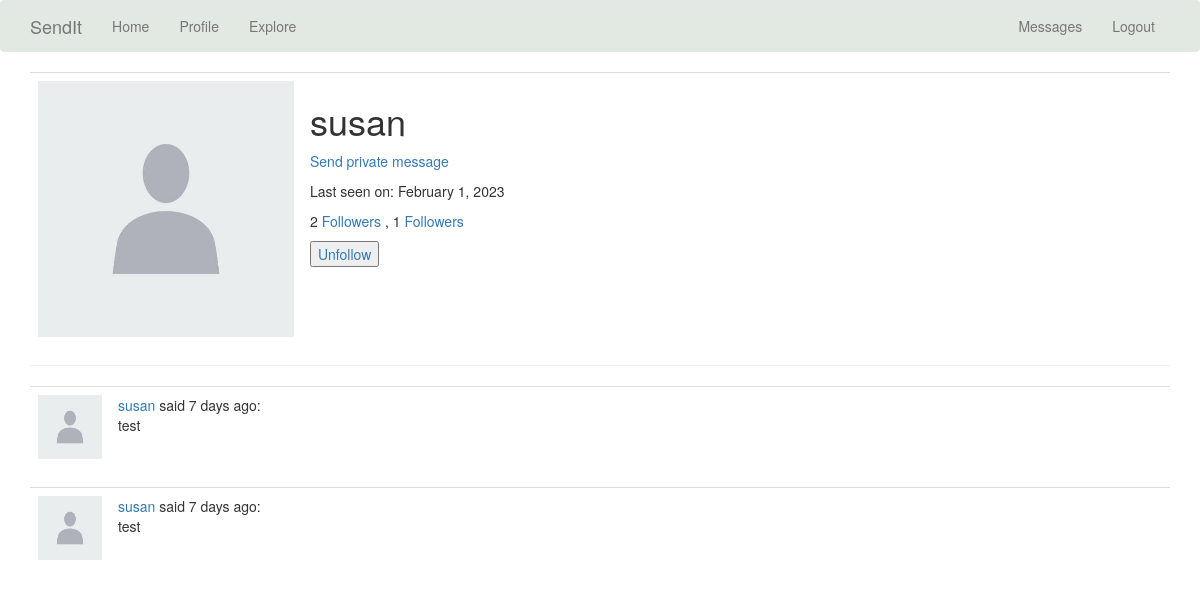
Page /user/susan (signed in) on the committed database.
### app/models.py (models this page shows, shortened)
class User(UserMixin, db.Model):
    id = db.Column(db.Integer, primary_key=True)
    username = db.Column(db.String(64), index=True, unique=True)
    email = db.Column(db.String(120), index=True, unique=True)
    password_hash = db.Column(db.String(128))
    posts = db.relationship('Post', backref='author', lazy='dynamic')
    about_me = db.Column(db.String(140), nullable=True)
    last_seen = db.Column(db.DateTime, default=datetime.utcnow)
    profile_pic = db.Column(db.String(), nullable=True, default = 'default-avatar.jpg')
    def is_following(self, user):
        return self.followed.filter(
            followers.c.followed_id == user.id).count() > 0
    followed = db.relationship(
        'User', secondary=followers,
        primaryjoin=(followers.c.follower_id == id),
        secondaryjoin=(followers.c.followed_id == id),
        backref=db.backref('followers', lazy='dynamic'), lazy='dynamic')
    messages_sent = db.relationship('Message',
                                    foreign_keys='Message.sender_id',
                                    backref='author', lazy='dynamic')
    messages_received = db.relationship('Message',
                                        foreign_keys='Message.recipient_id',
                                        backref='recipient', lazy='dynamic')
    last_message_read_time = db.Column(db.DateTime)
    def new_messages(self):
        last_read_time = self.last_message_read_time or datetime(1900, 1, 1)
        return Message.query.filter_by(recipient=self).filter(
            Message.timestamp > last_read_time).count()

class Post(db.Model):
    id = db.Column(db.Integer, primary_key=True)
    body = db.Column(db.String(140))
    timestamp = db.Column(db.DateTime, index=True, default=datetime.utcnow)
    user_id = db.Column(db.Integer, db.ForeignKey('user.id'))

### app/routes.py (the view)
@app.route('/user/<username>')
@login_required
def user(username):
    user = User.query.filter_by(username=username).first_or_404()
    page = request.args.get('page', 1, type=int)
    posts = user.posts.order_by(Post.timestamp.desc()).paginate(
        page=page, per_page=app.config['POSTS_PER_PAGE'], error_out=False)
    next_url = url_for('user', username=user.username, page=posts.next_num) \
        if posts.has_next else None
    prev_url = url_for('user', username=user.username, page=posts.prev_num) \
        if posts.has_prev else None
    form = EmptyForm()
    return render_template('user.html', user=user, posts=posts.items,
                           next_url=next_url, prev_url=prev_url, form=form)

### app/forms.py
class EmptyForm(FlaskForm):
    submit = SubmitField('Submit')

### app/models.py (called while the page is built)
@login.user_loader
def load_user(id):
    return User.query.get(int(id))

### app/routes.py (called while the page is built)
@app.before_request
def before_request():
    if current_user.is_authenticated:
        current_user.last_seen = datetime.utcnow()
        db.session.commit()

### app/templates/user.html (shortened to what this page needs)
{% extends "base.html" %}
{% block app_content %}
<table class="table table-hover">
    <tr>
        <td width="256px"><img src="{{ url_for('static', filename='profiles/' + user.profile_pic) }}" height = "256" width = "256"></td>
            <td>
                <h1>{{ user.username }}</h1>
                {% if user != current_user %}
                <p>
                    <a href="{{ url_for('send_message',
                                        recipient=user.username) }}">
                        {{ ('Send private message') }}
                    </a>
                </p>
                {% endif %}
                {% if user.last_seen %}
                <p>Last seen on: {{ moment(user.last_seen).format('LL') }}</p>
                {% endif %}
                <p>{{ user.followers.count() }} <a href="{{ url_for('followers', username = user.username) }}">
                    Followers
                </a>, {{ user.followed.count() }} <a href="{{ url_for('following', username = user.username) }}">
                    Followers</p>
                {% if user == current_user %}
                <p><a href="{{ url_for('edit_profile') }}">Edit your profile</a></p>
                {% else %}
                <p>
                    <form action="{{ url_for('unfollow', username=user.username) }}" method="post">
                        {{ form.submit(value='Unfollow') }}
                    </form>
                </p>
                {% endif %}
            </td>
        </tr>
    </table>
    <hr>
    {% for post in posts %}
        {% include '_post.html' %}
    {% endfor %}
{% endblock %}

### app/templates/base.html (shortened to what this page needs)
{% extends 'bootstrap/base.html' %}
{% block navbar %}
<nav class="navbar navbar-default" style="background-color: #e2e8e2">
    <div class="container">
        <div class="navbar-header">
            <a class="navbar-brand" href="{{ url_for('index') }}">SendIt</a>
        </div>
        <div class="collapse navbar-collapse" id="bs-example-navbar-collapse-1">
            <ul class="nav navbar-nav">
                <li><a href="{{ url_for('index') }}">Home</a></li>
                <li><a href="{{ url_for('user', username=current_user.username) }}">Profile</a></li>
                <li><a href="{{ url_for('explore') }}">Explore</a></li>
            </ul>
            <ul class="nav navbar-nav navbar-right">
                {% if current_user.is_anonymous %}
                <li><a href="{{ url_for('login') }}">Login</a></li>
                {% else %}
                <li>
                    <a href="{{ url_for('messages') }}">
                        {{ ('Messages') }}
                        {% set new_messages = current_user.new_messages() %}
                    </a>
                </li>
                <li><a href="{{ url_for('logout') }}">Logout</a></li>
                {% endif %}
            </ul>
        </div>
    </div>
</nav>
{% endblock %}
{% block content %}
    <div class="container">
        {% block app_content %}{% endblock %}
    </div>
{% endblock %}

### app/templates/_post.html (shortened to what this page needs)
<table class="table table-hover">
    <tr>
        <td width="70px">
            <a href="{{ url_for('user', username=post.author.username) }}">
                <img src="{{ url_for('static', filename='profiles/' + post.author.profile_pic) }}" height = "64" width = "64">
            </a>
        </td>
        <td>
            <a href="{{ url_for('user', username=post.author.username) }}">
                {{ post.author.username }}
            </a>
            said {{ moment(post.timestamp).fromNow() }}:
            <br>
            {{ post.body }}
        </td>
    </tr>
</table>

### rows in the picture
User: profile_pic (placeholder picture), username "susan", last_seen "February 1, 2023"
Post: profile_pic (placeholder picture), author.username "susan", timestamp "7 days ago", body "test"
Post: profile_pic (placeholder picture), author.username "susan", timestamp "7 days ago", body "test"

### other values in the picture
{{ ('Messages') }} "Messages"
{{ ('Send private message') }} "Send private message"
{{ user.followers.count() }} "2"
{{ user.followed.count() }} "1"
